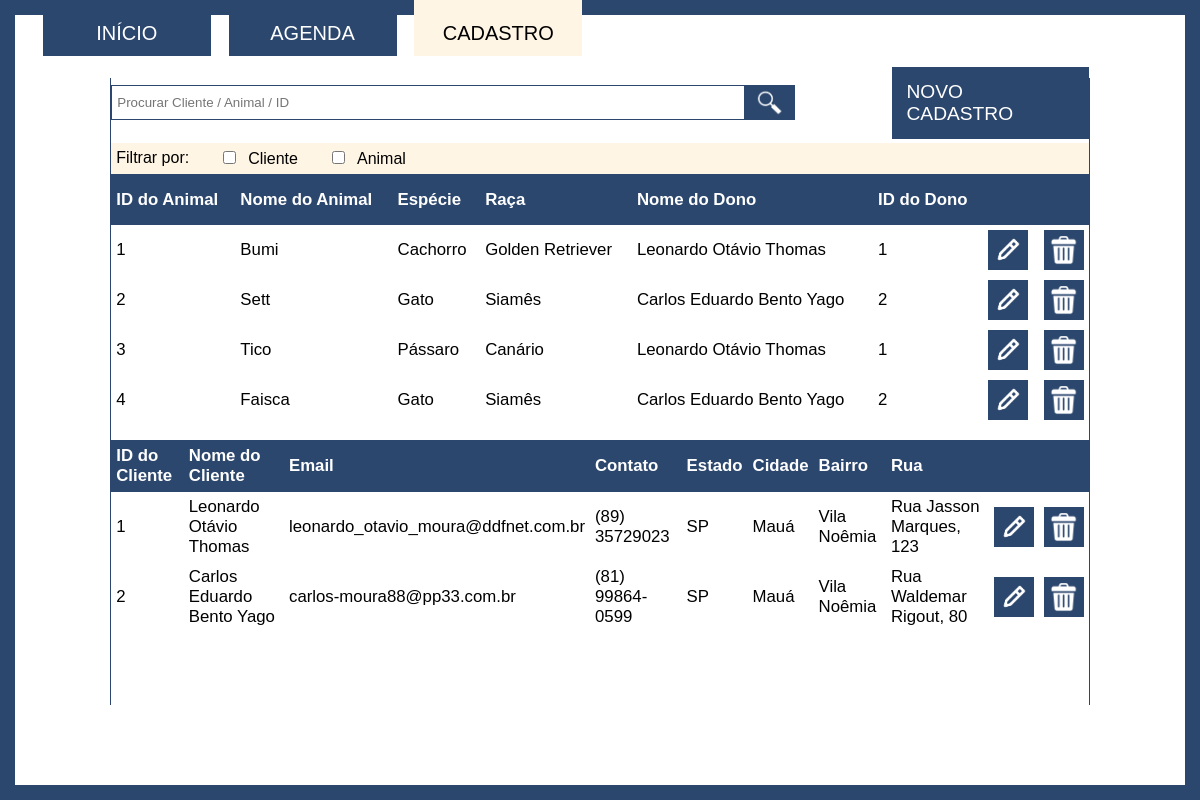
/Index/cadastro.php, run on the app's committed database.
### tables this page shows
create table Animais
(
	idAnimal int auto_increment primary key,
	nome varchar(100) not null,
	especie varchar(50) not null,
	raca varchar(50) not null,
	datanascto date,
	idCliente int not null,
	foreign key (idCliente) references Clientes(idCliente) on delete cascade
);

create table Clientes
(
	idCliente int auto_increment primary key,
	nome varchar (150) not null,
	email varchar (150),
	contato varchar(20) not null,
    enderecoE varchar (2),
    enderecoC varchar (50),
    enderecoB varchar (50),
    enderecoRN varchar (100) 
);

### Index/cadastro.php (the view, shortened to what this page needs)
<!DOCTYPE html>
<html lang="en">
    <head>
        <link rel="stylesheet" href="../Css/cadastro.css">
    </head>
    <body>
        <div class="page">
            <div class="bar">
                <div class="button"><a href="./Inicio.php">INÍCIO</a></div>
                <div class="button"><a href="./Agenda.php">AGENDA</a></div>
                <div class="button selected"><a href="./cadastro.php">CADASTRO</a></div>
            </div>
            <div class="container">
                <div class="gerenciamento-container">
                    <div class="search-container">
                        <form method="post" action="cadastro.php" class="search-items">
                            <input type="text" name="termo_pesquisa" placeholder="Procurar Cliente / Animal / ID">
                            <button type="submit" class="search-btn">
                                <img src="../img/searchWhite.png" alt="Imagem 1" class="imagem-normal">
                            </button>
                        </form>
                        <div class="options-container">
                            <div class= "btnOptionsDiv">
                                <div class="buttonOptions"><a href="./novoCadastro.php">NOVO CADASTRO</a></div>
                            </div>
                        </div>
                    </div>
                    <div class="filtro-Div">
                        <span class="filtro-span filtrarPor">Filtrar por: </span>
                        <div class="cb-div">
                            <input type="checkbox" name="cbCliente" id="cbCliente" class="cb">
                            <span class="filtro-span">Cliente</span>
                        </div>
                        <div class="cb-div">
                            <input type="checkbox" name="cbAnimal" id="cbAnimal" class="cb">
                            <span class="filtro-span">Animal</span>
                        </div>
                    </div>
                    <?php
                        include '../php/conectaBD.php';
                            $termo_pesquisa = "";
                            $sqlAnimais = "SELECT animais.nome AS nome_animal, animais.especie AS animal_especie, animais.raca AS animal_raca, animais.idAnimal AS id_animal, clientes.nome AS nome_dono, clientes.idCliente AS id_dono
                                    FROM animais
                                    JOIN clientes ON animais.idCliente = clientes.idCliente
                                    WHERE animais.nome LIKE '%$termo_pesquisa%'
                                    OR animais.especie LIKE '%$termo_pesquisa%'
                                    OR animais.raca LIKE '%$termo_pesquisa%'
                                    OR animais.idAnimal = '$termo_pesquisa'";
                            $resultAnimais = $conexao->query($sqlAnimais);
                            if ($resultAnimais->num_rows > 0):
                    ?>
                                <div class="table-container" id="tabelaAnimais">
                                    <table>
                                        <thead>
                                            <tr class="table-rows">
                                                <th>ID do Animal</th>
                                                <th>Nome do Animal</th>
                                                <th>Espécie</th>
                                                <th>Raça</th>
                                                <th>Nome do Dono</th>
                                                <th>ID do Dono</th>
                                                <th></th>
                                                <th></th>
                                            </tr>
                                        </thead>
                                        <tbody>
                        <?php
                                            while ($array = $resultAnimais->fetch_assoc()):
                                                $nomeAnimal = $array['nome_animal'];
                        ?>
                                                <tr class="table-rows">
                                                    <td><?php echo $array["id_animal"]; ?></td>
                                                    <td><?php echo $array["nome_animal"]; ?></td>
                                                    <td><?php echo $array["animal_especie"]; ?></td>
                                                    <td><?php echo $array["animal_raca"]; ?></td>
                                                    <td><?php echo $array["nome_dono"]; ?></td>
                                                    <td><?php echo $array["id_dono"]; ?></td>
                                                    <td class="btnTabelacontainer">
                                                        <form method="POST" action="editar.php" class="btn-tabela">
                                                            <button type="submit"><img src="../img/editar.png" alt="editar.png"></button>
                                                        </form>
                                                    </td>
                                                    <td class="btnTabelaContainer">
                                                        <form method="POST" action="../php/deletarAnimal.php" class="btn-tabela form-animal<?php echo $array["id_animal"]; ?>">
                                                        <button type="button" onclick='confirmarAnimal(`<?php echo $nomeAnimal; ?>`, `<?php echo $array["id_animal"]; ?>`)'><img src="../img/lixo.png" alt="lixo.png"></button>
                                                        </form>
                                                    </td>
                                                </tr>
                                            <?php endwhile; ?>
                                        </tbody>
                                    </table>
                                </div>
                    <?php
                            else:
                                echo "Nenhum resultado de Animal encontrado.";
                            endif;
                    ?>
                    <?php
                        include '../php/conectaBD.php';
                        $termo_pesquisa = "";
                        $sqlClientes = "SELECT idCliente as id_cliente, nome as nome_cliente, email as email_cliente, contato as contato_cliente, enderecoE as enderecoE_cliente, enderecoC as enderecoC_cliente, enderecoB as enderecoB_cliente, enderecoRN as enderecoRN_cliente FROM Clientes
                                WHERE idCliente LIKE'%$termo_pesquisa%'
                                OR nome LIKE '%$termo_pesquisa%'
                                OR email = '$termo_pesquisa'
                                OR enderecoE = '$termo_pesquisa'
                                OR enderecoC = '$termo_pesquisa'
                                OR enderecoB = '$termo_pesquisa'
                                ";
                        $resultClientes = $conexao->query($sqlClientes);
                        if ($resultClientes->num_rows > 0):
                    ?>
                            <div class="table-container" id="tabelaClientes">
                                <table>
                                    <thead>
                                        <tr class="table-rows">
                                            <th>ID do Cliente</th>
                                            <th>Nome do Cliente</th>
                                            <th>Email</th>
                                            <th>Contato</th>
                                            <th>Estado</th>
                                            <th>Cidade</th>
                                            <th>Bairro</th>
                                            <th>Rua</th>
                                            <th></th>
                                            <th></th>
                                        </tr>
                                    </thead>
                                    <tbody>
                    <?php
                                        while ($array = $resultClientes->fetch_assoc()):
                                            $nomeCliente= $array['nome_cliente'];
                    ?>
                                            <tr class="table-rows">
                                                <td><?php echo $array["id_cliente"]; ?></td>
                                                <td><?php echo $array["nome_cliente"]; ?></td>
                                                <td><?php echo $array["email_cliente"]; ?></td>
                                                <td><?php echo $array["contato_cliente"]; ?></td>
                                                <td><?php echo $array["enderecoE_cliente"]; ?></td>
                                                <td><?php echo $array["enderecoC_cliente"]; ?></td>
                                                <td><?php echo $array["enderecoB_cliente"]; ?></td>
                                                <td><?php echo $array["enderecoRN_cliente"]; ?></td>
                                                <td class="btnTabelacontainer">
                                                    <form method="POST" action="editar.php" class="btn-tabela">
                                                        <button><img src="../img/editar.png" alt="editar.png"></button>
                                                    </form>
                                                </td>
                                                <td class="btnTabelaContainer">
                                                    <form method="POST" action="../php/deletarCliente.php" class="btn-tabela form-cliente<?php echo $array["id_cliente"]; ?>">
                                                    <button type="button" onclick='confirmarCliente(`<?php echo $nomeCliente; ?>`, `<?php echo $array["id_cliente"]; ?>`)'><img src="../img/lixo.png" alt="lixo.png"></button>
                                                    </form>
                                                </td>
                                            </tr>
                                    </tbody>
                    <?php
                                        endwhile;
                    ?>
                                </table>
                            </div>
                    <?php
                        else:
                            echo "<br>Nenhum resultado de Cliente encontrado.";
                        endif;
                    ?>
                </div>
    </body>
</html>

### Css/Cadastro.css (style rules this page uses)
html, body { width: 100%; height: 100%; margin: 0; }
body { display: flex; justify-content: center; align-items: center; flex-direction: column; }
.page { height: 100%; width: 100%; padding: 25px; padding-top: 0; box-sizing: border-box; }
.container { width: 100%; height: 90%; background-color: #ffffff; display: flex; box-sizing: border-box; justify-content: center; }
.bar { height: 10%; width: 50%; display: flex; justify-content: space-evenly; }
.button > a { height: 7vh; width: 14vw; padding-top: 10px; box-sizing: border-box; background-color: #2c476e; display: flex; justify-content: center; align-items: center; text-decoration: none; font-size: 2.5vh; color: #ffffff; font-family: 'Franklin Gothic Medium', 'Arial Narrow', Arial, sans-serif; position: relative; overflow: hidden; z-index: 1; }
.button > a::before { content: ''; position: absolute; top: 0; left: 0; width: 100%; height: 0; background-color: #fef5e4; transition: height 0.5s; z-index: -1; }
.selected>a { background-color: #fef5e4; color: #000000; }
.search-container { height: 8%; display: flex; justify-content:space-evenly ; align-items: center; box-sizing: border-box; margin-bottom: 15px; }
.search-items { font-family: 'Franklin Gothic Medium', 'Arial Narrow', Arial, sans-serif; width: 80%; display: flex; height: 70%; }
.search-items > input { width: 80%; border: 1px solid #2c476e; padding-left: 5px; }
img { height: 100%; width: 30px; position: relative; }
.search-btn { display: flex; justify-content: center; align-items: center; color: #ffffff; border: 1px solid #2c476e; padding: 2px; width: 50px; background-color: #2c476e; border-left: none; }
.filtro-Div { width: 100%; height: 5%; background-color: #fef5e4; display: flex; align-items: center; }
.filtro-span { font-family: 'Franklin Gothic Medium', 'Arial Narrow', Arial, sans-serif; }
.filtro-span { margin-left: 5px }
.cb-div { margin-left: 30px; }
.cb { cursor: pointer; }
.btnOptionsDiv { height: 100%; display: flex; justify-content: center; align-items: center; }
.buttonOptions > a { box-sizing: border-box; background-color: #2c476e; display: flex; justify-content: center; align-items: center; text-decoration: none; font-size: 2.4vh; color: #ffffff; font-family: 'Franklin Gothic Medium', 'Arial Narrow', Arial, sans-serif; position: relative; z-index: 2; padding: 14px; }
.gerenciamento-container { display: flex; flex-direction: column; border-left: 1px solid #2c476e; border-right: 1px solid #2c476e; height: 90%; width: 85%; }
.table-container { flex: 1; overflow: auto; }
table { text-align: left; width: 100%; font-family:Arial, Helvetica, sans-serif; font-size: 2.1vh; border-collapse:collapse; }
table .table-rows { height: 50px; }
td { padding: 5px; }
th { padding: 5px; border-top: 1px solid #2c476e; border-bottom: 1px solid #2c476e; background-color: #2c476e; color: #ffffff; }
thead th { position: sticky; top: 0; z-index: 3; }
.btn-tabela button { background-color: #2c476e; padding: 5px; color: #ffffff; font-family:'Franklin Gothic Medium', 'Arial Narrow', Arial, sans-serif; text-decoration: none; display: flex; justify-content: center; align-items: center; border: none; }
.btnTabelaContainer { height: 35px; width: 35px; }

### data on the page
animais: idAnimal "1", nome "Bumi", especie "Cachorro", raca "Golden Retriever", idCliente.nome "Leonardo Otávio Thomas", idCliente.idCliente "1"
animais: idAnimal "2", nome "Sett", especie "Gato", raca "Siamês", idCliente.nome "Carlos Eduardo Bento Yago", idCliente.idCliente "2"
animais: idAnimal "3", nome "Tico", especie "Pássaro", raca "Canário", idCliente.nome "Leonardo Otávio Thomas", idCliente.idCliente "1"
animais: idAnimal "4", nome "Faisca", especie "Gato", raca "Siamês", idCliente.nome "Carlos Eduardo Bento Yago", idCliente.idCliente "2"
clientes: idCliente "1", nome "Leonardo Otávio Thomas", email "leonardo_otavio_moura@ddfnet.com.br", contato "(89) 35729023", enderecoE "SP", enderecoC "Mauá", enderecoB "Vila Noêmia", enderecoRN "Rua Jasson Marques, 123"
clientes: idCliente "2", nome "Carlos Eduardo Bento Yago", email "carlos-moura88@pp33.com.br", contato "(81) 99864-0599", enderecoE "SP", enderecoC "Mauá", enderecoB "Vila Noêmia", enderecoRN "Rua Waldemar Rigout, 80"
